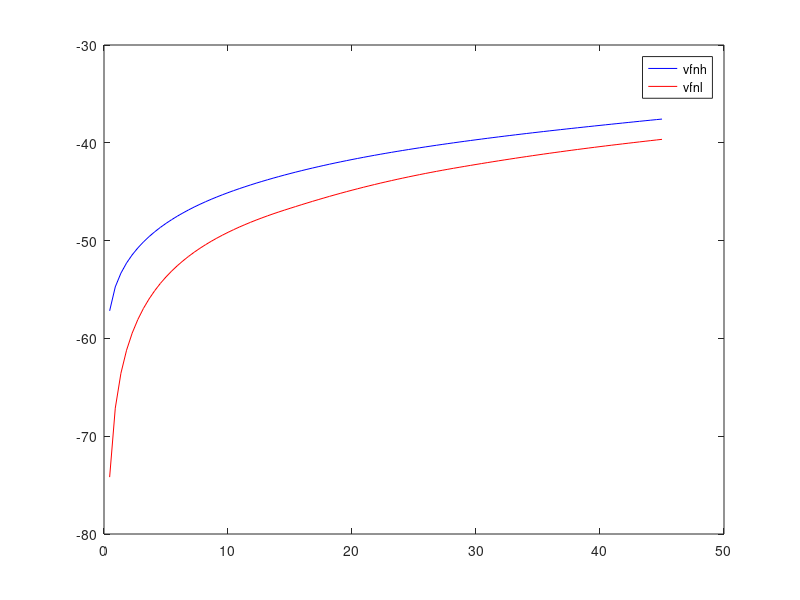

The MATLAB script that drew this image:
%%%Setting up parameters%%%
delta= 0.025;
alpha= 0.35;
beta= 0.99;
sigma= 2;
tmtx= [0.977 0.023; 0.074 0.926];
A=[1.1 0.678];
num_k=100
%%%State Space%%%
k_min= 0;
k_max= 45
k= linspace(k_min, k_max, num_k); 

kmat = repmat(k',1,num_k); %replicate a matrix 1 time for row and 1000 times for column

dis = 1;
tol= 1e-06;
v_guess= zeros(2,num_k);
%%%Consumption function, return utility, iteration%%%
cons_h= A(1)* [kmat .^ alpha]+(1-delta)*kmat - kmat';
returnul_h= cons_h.^(1-sigma)/(1-sigma);
returnul_h(cons_h<0)= -Inf;

cons_l= A(2)* [kmat .^ alpha]+(1-delta)*kmat - kmat';
returnul_l= cons_l.^(1-sigma)/(1-sigma);
returnul_l(cons_l<0)= -Inf;
while dis>tol
        value_mat_h=returnul_h + beta*(tmtx(1,1)* repmat(v_guess(2,:),num_k,1)+tmtx(1,2)*repmat(v_guess(1,:),num_k,1));
        value_mat_l=returnul_l + beta*(tmtx(2,1)* repmat(v_guess(2,:),num_k,1)+tmtx(2,2)*repmat(v_guess(1,:),num_k,1));
        
        [vfnh, pol_indxh]= max(value_mat_h,[],2); %finding largest value along each row (because here we choose k'
        vfnh=vfnh';
        
        [vfnl, pol_indxl]=max(value_mat_l,[],2);
        vfnl=vfnl';
        dis=[max(abs(vfnh- v_guess(2,:)));max(abs(vfnl-v_guess(1,:)))]
        v_guess=[vfnl;vfnh]
end
gh= k(pol_indxh); 
gl=k(pol_indxl);

plot(k,gh,'b',k,gl,'r'),legend('gh','gl')

plot(k,vfnh,'b',k,vfnl,'r'),legend('vfnh','vfnl')









